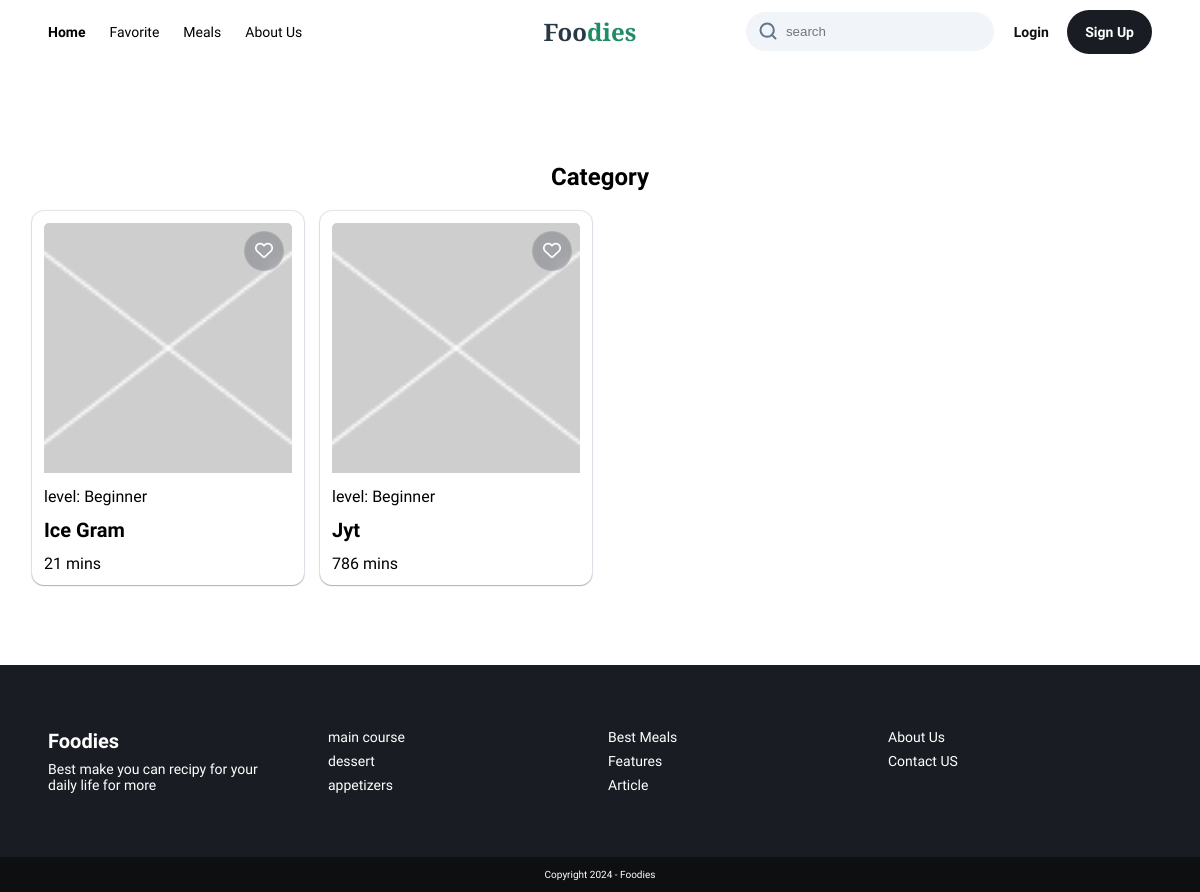
Screenshot of /1/Category with the database file from the repository.
### recipes/models.py (models this page shows, shortened)
class Recipe(models.Model):
    id = models.AutoField(primary_key=True)
    date = models.DateField(auto_now_add=True)
    name = models.CharField(max_length=100)
    publisher = models.ForeignKey(Publisher, on_delete=models.CASCADE, related_name="PublishInfo")
    description = models.TextField(null=False, blank=False)
    duration = models.PositiveIntegerField(null=True, blank=True)
    level = models.ForeignKey(Level, on_delete=models.CASCADE, name='Level')
    category = models.ForeignKey(Category, on_delete=models.CASCADE, related_name="recipes")
    ingredients = models.ManyToManyField(Ingredient, through='RecipeIngredient', related_name='recipes')
    steps = models.TextField(null=False, blank=False)
    image_link = models.CharField(max_length=1000, default='defaultImage')

class Level(models.Model):
    name = models.CharField(max_length=100)
    def __str__(self):
        return f"level: {self.name}"

### recipes/views.py (the view)
# urls.py: path('<int:category_id>/Category', views.get_category, name="get_category"),
def get_category(request, category_id):
    bookmarks = None
    recipes = Recipe.objects.filter(category__id=category_id)
    categories_with_recipes = Category.objects.annotate(num_recipes=Count('recipes'))
    categories_with_recipes = categories_with_recipes.filter(num_recipes__gt=0)
    if request.user.is_authenticated:
        user = request.user
        bookmarks = Bookmark.objects.filter(user=user)
    return render(request, 'recipes/category.html', {
        "recipes": recipes,
        "bookmarks": bookmarks,
        'Categories': categories_with_recipes,
    })

### recipes/templatetags/divisibleby.py (called while the page is built)
@register.filter(name='divisibleby')
def divisibleby(number, divisor):
    return number % divisor == 0

### templates/recipes/category.html (shortened to what this page needs)
{% load static %}
{% load bookmark_filter %}
{% load divisibleby %}
<!DOCTYPE html>
<html lang="en">
<head>
    <link rel="stylesheet" href="{% static 'recipes/style/header.css' %}?{% now 'U' %} ">
    <link rel="stylesheet" href="{% static 'recipes/style/favorite.css' %}?{% now "U" %}"/>
</head>
<body>
<header>
    <div class="left-side hide-mobile">
        <nav class="hide-mobile">
            <ul>
                <li class="active"><a href="{% url 'index' %}">Home</a></li>
                <li><a href="{% url 'favorite' %}">Favorite</a></li>
                <li class="select-container">
                    <p class="select-paragraph">Meals</p>
                </li>
                <li><a href="{% url 'AboutUs' %}">About Us</a></li>
            </ul>
        </nav>
    </div>
    <div class="logo">
        <h1>
            <a href="{% url 'index' %}">Foo<span>dies</span></a>
        </h1>
    </div>
    <div class="right-side">
        <form class="search-field">
            <input type="search" class="input-field" placeholder="search"/>
        </form>
        <div>
            {% if request.user.is_authenticated %}
                <a href="{% url 'users:profile' %}">
                    <img src="{% static 'Assets/profile.svg' %}" alt="profile icon" width="40px" height="40px">
                </a>
            {% else %}
                <div class="hide-mobile verification-btn ">
                    <a class="loginInBtn" href="{% url 'users:login_view' %}">login</a>
                    <a class="signInBtn" href="{% url 'users:register' %}">Sign Up</a>
                </div>
            {% endif %}
        </div>
    </div>
</header>
<div class="my-recipes">
    <div class="my-recipes-wrapper">
        <div class="recipes-head">
            <div class="links">
                <p>Category</p>
            </div>
        </div>
        <div class="carts-container">
            <div class="rows">
                {% for recipe in recipes %}
                        <div class="cart">
                            <div class="cart-top">
                                {% if recipe.image_link == 'defaultImage' %}
                                    <img src="{% static 'Assets/defaultImage.png' %}" alt="Default Image">
                                {% else %}
                                    <img src="{{ recipe.image_link }}" alt="{{ recipe.name }} Image">
                                {% endif %}
                                 <form method="POST" id="form-{{ recipe.id }}" class="like-icon"
                                      action="{% url 'add_to_favorites' recipe_id=recipe.id %}">
                                    <div>
                                        {% if request.user.is_authenticated %}
                                            {% if request.user|check_bookmark:recipe.id %}
                                                <i class="fa-solid marked favorite-icon fa-heart"
                                                   id="icon-{{ recipe.id }}" recipeID="{{ recipe.id }}"></i>
                                            {% else %}
                                                <i class="fa-regular favorite-icon fa-heart" id="icon-{{ recipe.id }}"
                                                   recipeID="{{ recipe.id }}"></i>
                                            {% endif %}
                                        {% else %}
                                            <i class="fa-regular favorite-icon fa-heart" id="icon-{{ recipe.id }}"
                                               recipeID="{{ recipe.id }}"></i>
                                        {% endif %}
                                    </div>
                                </form>
                            </div>
                            <div class="cart-bottom">
                                <div class="rec-details">
                                    <p class="rec-level ">{{ recipe.Level }}</p>
                                    <h3 class="rec-name"><a style="color:black"
                                                            href="{% url 'recipe_details' recipe.id %}">{{ recipe.name }}</a>
                                    </h3>
                                </div>
                                <div class="addition-details">
                                    <p>{{ recipe.duration }} mins</p>
                                </div>
                            </div>
                        </div>
                {% empty %}
                    <h1>Empty</h1>
                {% endfor %}
            </div>
        </div>
    </div>
</div>
<footer>
    <div class="top">
        <div class="col">
            <div class="logo">
                <h1>
                    <a href="{% url 'index' %}">Foo<span>dies</span></a>
                </h1>
                <p>Best make you can recipy for your daily life for more </p>
            </div>
        </div>
        <div class="col">
            <nav>
                <ul>
                    <li><a href="#">main course</a></li>
                    <li><a href="#">dessert</a></li>
                    <li><a href="#">appetizers</a></li>
                </ul>
            </nav>
        </div>
        <div class="col">
            <nav>
                <ul>
                    <li><a href="#">Best Meals</a></li>
                    <li><a href="#">Features</a></li>
                    <li><a href="#">Article</a></li>
                </ul>
            </nav>
        </div>
        <div class="col">
            <nav>
                <ul>
                    <li><a href="#">About Us</a></li>
                    <li><a href="#">Contact US</a></li>
                </ul>
            </nav>
        </div>
    </div>
    <div class="bottom">
        <p>Copyright 2024 - Foodies</p>
    </div>
</footer>
</body>
</html>

### recipes/static/recipes/style/header.css (style rules this page uses)
* { box-sizing: border-box; padding: 0; margin: 0; }
html { font-size: 62.5%; height: 100%; font-family: "Plus Jakarta Sans", sans-serif; }
body { min-height: 100%; display: flex; flex-direction: column; }
.hide-mobile { display: none; }
ul { list-style: none; }
a { text-decoration: none; color: #293845; }
header { display: flex; align-items: center; justify-content: space-between; flex-direction: row; padding: 12px 48px; }
header div { display: flex; align-items: center; flex-direction: row; }
header .left-side { gap: 20px; display: flex; flex-direction: row; justify-content: space-between; }
header .logo { width: 40%; }
header .logo h1 { font-size: 2.4rem; }
header .logo h1 a { font-weight: 800; font-family: 'Source Serif 4', serif; }
header .logo h1 a span { color: #208C64; }
.hide-mobile, header .verification-btn { display: none; }
header nav ul { display: flex; align-items: center; gap: 24px; }
header nav ul li { font-size: 1.4rem; font-weight: 500; }
header nav ul li p { font-size: 1.4rem; }
header .right-side { display: flex; flex-direction: row; align-items: center; justify-content: flex-end; gap: 12px; width: 60%; }
header .search-field { width: 50%; position: relative; }
header .right-side .input-field { width: 100%; padding: 12px 12px 12px 40px; border: none; background-color: #F1F5F9; border-radius: 20px; }
header .search-field svg { position: absolute; left: 12px; top: 9px; width: 20px; height: 20px; }
.verification-btn { display: flex; flex-direction: row; gap: 1.6rem; }
.signInBtn, .loginInBtn { font-size: 1.4rem; font-weight: 600; text-transform: capitalize; }
.loginInBtn { color: #0D0F11; }
.signInBtn { padding: 14px 18px; color: #ffffff; background-color: #191D23; border-radius: 24px; transition: all .4s ease-in-out; margin-left: 1.6rem; }
.top ul a { font-size: 1.4rem; color: white; }
.top .logo { width: 100%; display: flex; flex-direction: column; gap: 8px; }
.top .logo h1 a { color: white; }
.top .logo p { width: 80%; font-size: 1.4rem; }
header nav.hide-mobile ul li a { transition: all .4s ease; color: black; }
header nav.hide-mobile ul li.active { font-weight: bold; }
.select-container { position: relative; transition: display .4s ease; transition-duration: 2s; }
footer { display: flex; background-color: #191D23; flex-direction: column; color: white; margin-top: auto; }
footer .top { width: 100%; padding: 64px 48px; display: grid; grid-template-columns: repeat(2, 1fr); gap: 1.6rem; }
footer .top ul { display: flex; flex-direction: column; gap: 8px; }
footer .bottom { display: flex; justify-content: center; padding: 12px 16px; background-color: #0D0F11; }
@media only screen and (min-width: 860px) { .hide-mobile, header .verification-btn { display: unset; } }
@media only screen and (min-width: 860px) { header .left-side { gap: 20px; width: 50%; } }
@media only screen and (min-width: 860px) { header .logo { width: unset; } }
@media only screen and (min-width: 860px) { header .right-side { gap: 20px; width: 50%; margin-left: 20px; } }
@media only screen and (min-width: 860px) { footer .top { grid-template-columns: repeat(4, 1fr); } }

### rows the page displays
Recipe: Level "level: Beginner", name "Ice Gram", duration "21"
Recipe: Level "level: Beginner", name "Jyt", duration "786"
